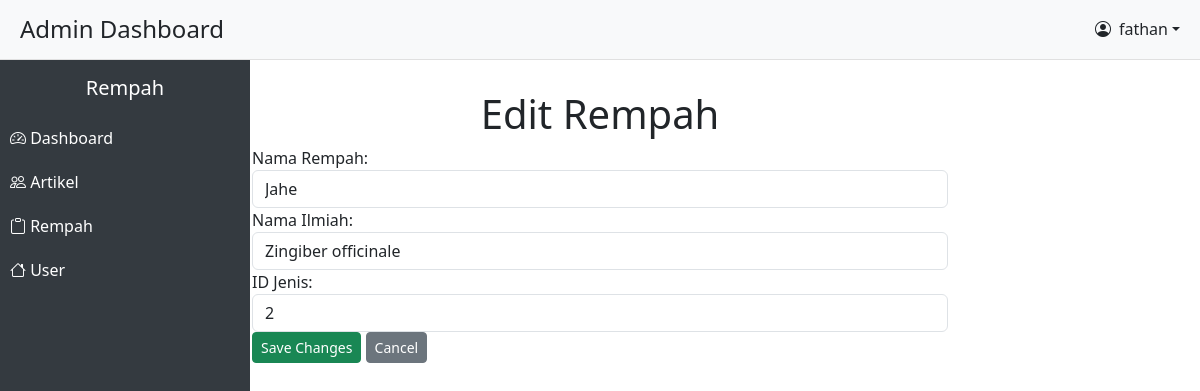
/admin/edit_rempah.php?id=2 (signed in), run on the app's committed database.
### tables this page shows
CREATE TABLE `rempah` (
  `id_rempah` int(11) NOT NULL,
  `nama_rempah` varchar(100) NOT NULL,
  `nama_ilmiah` varchar(100) NOT NULL,
  `id_jenis` int(11) DEFAULT NULL
);

### admin/edit_rempah.php (the view, shortened to what this page needs)
<?php
include '../admin/style/header.php';
include '../admin/style/sidebar.php';
$connect = mysqli_connect("localhost", "root", "", "obat");
$id_rempah = isset($_GET['id']) ? $_GET['id'] : '';
if ($id_rempah) {
    $query = $connect->query("SELECT * FROM rempah WHERE id_rempah = $id_rempah");
    $row = $query->fetch_assoc();
} else {
    die("Invalid ID Rempah");
}
?>
<!DOCTYPE html>
<html lang="en">
<head>
</head>
<body>
    <div class="container">
        <h1 class="text-center">Edit Rempah</h1>
        <form action="" method="POST">
            <div class="form-group">
                <label for="nama_rempah">Nama Rempah:</label>
                <input type="text" class="form-control" id="nama_rempah" name="nama_rempah" value="<?php echo $row['nama_rempah']; ?>" required>
            </div>
            <div class="form-group">
                <label for="nama_ilmiah">Nama Ilmiah:</label>
                <input type="text" class="form-control" id="nama_ilmiah" name="nama_ilmiah" value="<?php echo $row['nama_ilmiah']; ?>" required>
            </div>
            <div class="form-group">
                <label for="id_jenis">ID Jenis:</label>
                <input type="text" class="form-control" id="id_jenis" name="id_jenis" value="<?php echo $row['id_jenis']; ?>" required>
            </div>
            <div class="form-group">
                <button type="submit" class="btn btn-success btn-sm">Save Changes</button>
                <a href="rempah.php" class="btn btn-secondary btn-sm">Cancel</a>
            </div>
        </form>
    </div>
</body>
</html>

### admin/edit_rempah.php (style rules this page uses)
.container { margin-top: 90px; width: 60%; }

### data on the page
rempah: nama_rempah "Jahe", nama_ilmiah "Zingiber officinale", id_jenis "2"

### other printed values
$nama_pengguna "fathan"
